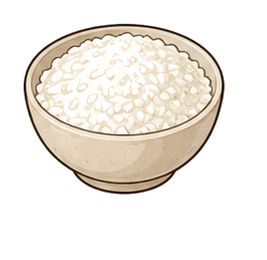
#> input picture hankki/src/assets/stickers/ing/ig_s11_08.png, 267 x 260 px
$ python -i dupart.py   (imports and definitions only)
#> lines starting #> are read from the running program, lines starting #| are printed output that depends on the picture
#!/usr/bin/env python3
"""🔎 **같은 그림이 두 이름으로 있나** — 파일 이름 말고 «픽셀»로 찾는다.

⛔⛔ 왜 (2026-08-03 사고)
  창업자: *"예비수채는 아까 가을추석으로 들어갔어"*
  클로드가 추석 팩 명단을 grep 해서 *"`wc_` 는 명단에 없다"* 고 답하고 **8컷을 새로 넣었다.**
  그런데 그 8컷은 **이미 `cs_i` 라는 다른 이름으로 앱에 들어와 있었다.**
    wc_01→cs_i01 · wc_02→cs_i02 · wc_03→cs_i03 · wc_04→cs_i04
    wc_05→cs_i05 · wc_06→cs_i07 · wc_07→cs_i10＋13 · wc_08→cs_i09
  그대로 뒀으면 **한 팩에 같은 그림이 두 번** 들어가고, 70컷을 채운 걸로 착각했을 것이다.

⭐⭐ 배운 것 = **「명단에 그 이름이 없다」 ≠ 「그 그림이 없다」.**
   자산은 앱에 들어올 때 이름이 바뀐다(원본 `wc_` → 앱 `cs_i`).
   ⛔ 그래서 «이름으로 찾는 검사»는 이 사고를 영원히 못 잡는다. 그림으로 봐야 한다.

⚠️ 이건 «판정»이 아니라 «후보 제시»다 — 닮았다고 알려주면 **사람이 그림을 보고** 정한다.
   (컷을 다시 자르면 여백·크기가 달라져 점수가 0.6까지 떨어진다. 그래도 같은 그림이다.)

쓰기
  python3 tools/dupart.py                       # 유료팩 컷 ↔ 앱 자산 전체 (기본)
  python3 tools/dupart.py <A> <B> [--th 0.86]   # 두 무더기를 맞대본다 (폴더나 glob)
"""
import os, sys, glob
import numpy as np
from PIL import Image

APP = os.path.dirname(os.path.dirname(os.path.abspath(__file__)))
TH = .86          # 이 위로는 «같은 그림일 수 있다» — 넉넉하게 잡고 사람이 거른다
N = 32            # 지문 크기


def files(spec):
    if os.path.isdir(spec):
        return sorted(glob.glob(os.path.join(spec, '**', '*.png'), recursive=True))
    return sorted(glob.glob(spec, recursive=True))


def sig(path):
    """흰 배경에 얹어 32×32 회색 지문. ⭐투명 PNG를 그냥 회색으로 바꾸면 «다 까맣게» 나온다."""
#> called with path = '../src/assets/stickers/ing/ig_s11_08.png'
    im = Image.open(path).convert('RGBA')
#> im is the input picture: PIL image 267x260 RGBA; mean R, G, B, A 239, 233.8, 226.6, 110.2
    bg = Image.new('RGBA', im.size, (255, 255, 255, 255))
#> bg: PIL image 267x260 RGBA; every value is 255
    bg.alpha_composite(im)
    g = np.asarray(bg.convert('L').resize((N, N), Image.LANCZOS), dtype=float)
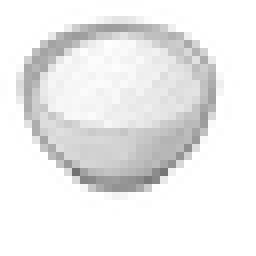
#> g: shape (32, 32) float64 (shown 8 times larger); min 113, max 255, mean 236.3
    return (g - g.mean()) / (g.std() + 1e-6)
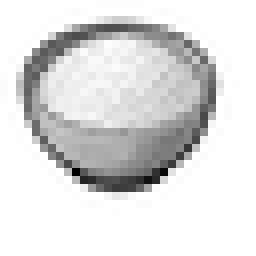
#> returned value: shape (32, 32) float64 (shown 8 times larger); min -4.2, max 0.639, mean 6.94e-18; drawn with min black and max white


def compare(A, B, th=TH, label=('A', 'B')):
    fa, fb = files(A), files(B)
    if not fa or not fb:
        print(f'  ⚠️  볼 파일이 없다 — {label[0]} {len(fa)}개 · {label[1]} {len(fb)}개')
        return 0
    sa = [sig(p) for p in fa]
    sb = [sig(p) for p in fb]
    hit = 0
    for i, a in enumerate(sa):
        sc = [float((a * b).mean()) for b in sb]
        j = int(np.argmax(sc))
        ka, kb = os.path.basename(fa[i])[:-4], os.path.basename(fb[j])[:-4]
        if ka == kb:                       # 같은 이름이면 같은 컷인 게 당연하다
            continue
        if sc[j] >= th:
            print(f'  🔁 {ka:14s} ≈ {kb:14s}  {sc[j]:.3f}')
            hit += 1
    return hit


# [25 lines not run here, left out]

>>> result = sig('../src/assets/stickers/ing/ig_s11_08.png')

$ run again, on hankki/src/assets/stickers/photo/dl_11.png
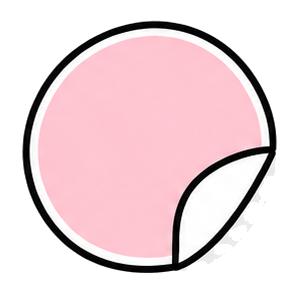
#> input picture hankki/src/assets/stickers/photo/dl_11.png, 299 x 296 px
#> in sig, im is the input picture: PIL image 299x296 RGBA; mean R, G, B, A 235.3, 213.9, 218, 153.7
#> in sig, `g = np.asarray(bg.convert('L').resize((N, N), Image.LANCZOS), dtype=fl..`:
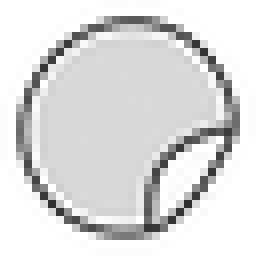
#> g: shape (32, 32) float64 (shown 8 times larger); min 45, max 255, mean 219.6
#> in sig, `return (g - g.mean()) / (g.std() + 1e-6)`:
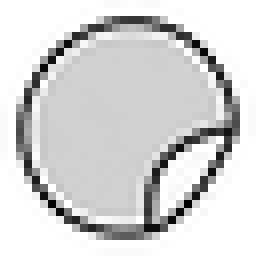
#> returned value: shape (32, 32) float64 (shown 8 times larger); min -3.65, max 0.741, mean 2.08e-17; drawn with min black and max white
